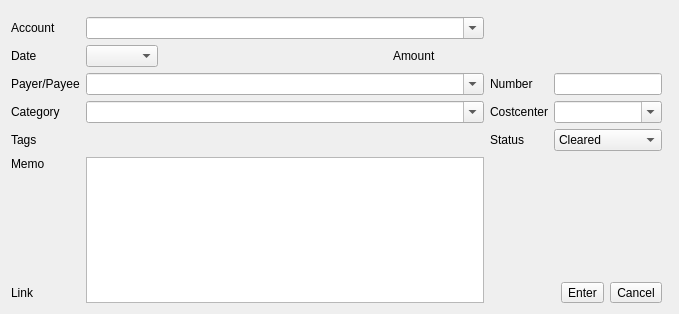
<?xml version="1.0" encoding="UTF-8"?>
<ui version="4.0">
 <class>NewTransactionEditor</class>
 <widget class="QWidget" name="NewTransactionEditor">
  <property name="geometry">
   <rect>
    <x>0</x>
    <y>0</y>
    <width>679</width>
    <height>314</height>
   </rect>
  </property>
  <layout class="QGridLayout" name="gridLayout" columnstretch="0,0,5,0,0,0">
   <item row="1" column="0">
    <widget class="QLabel" name="accountLabel">
     <property name="text">
      <string>Account</string>
     </property>
    </widget>
   </item>
   <item row="3" column="4">
    <widget class="QLineEdit" name="numberEdit">
     <property name="kmm_taborder" stdset="0">
      <bool>true</bool>
     </property>
    </widget>
   </item>
   <item row="5" column="3">
    <widget class="QLabel" name="statusLabel">
     <property name="text">
      <string>Status</string>
     </property>
    </widget>
   </item>
   <item row="2" column="2" colspan="3">
    <layout class="QHBoxLayout" name="hs3">
     <property name="spacing">
      <number>6</number>
     </property>
     <item>
      <spacer name="horizontalSpacer_3">
       <property name="orientation">
        <enum>Qt::Horizontal</enum>
       </property>
       <property name="sizeHint" stdset="0">
        <size>
         <width>40</width>
         <height>20</height>
        </size>
       </property>
      </spacer>
     </item>
     <item>
      <widget class="QLabel" name="amountLabel">
       <property name="text">
        <string>Amount</string>
       </property>
      </widget>
     </item>
     <item>
      <widget class="CreditDebitEdit" name="creditDebitEdit" native="true">
       <property name="minimumSize">
        <size>
         <width>220</width>
         <height>0</height>
        </size>
       </property>
       <property name="kmm_taborder" stdset="0">
        <bool>true</bool>
       </property>
      </widget>
     </item>
    </layout>
   </item>
   <item row="2" column="0">
    <widget class="QLabel" name="postdateLabel">
     <property name="text">
      <string>Date</string>
     </property>
    </widget>
   </item>
   <item row="5" column="1" colspan="2">
    <widget class="KTagContainer" name="tagContainer">
     <property name="focusPolicy">
      <enum>Qt::WheelFocus</enum>
     </property>
     <property name="kmm_taborder" stdset="0">
      <bool>true</bool>
     </property>
    </widget>
   </item>
   <item row="3" column="0">
    <widget class="QLabel" name="label">
     <property name="text">
      <string>Payer/Payee</string>
     </property>
    </widget>
   </item>
   <item row="6" column="1" rowspan="2" colspan="2">
    <widget class="QPlainTextEdit" name="memoEdit">
     <property name="tabChangesFocus">
      <bool>true</bool>
     </property>
     <property name="kmm_taborder" stdset="0">
      <bool>true</bool>
     </property>
    </widget>
   </item>
   <item row="7" column="3" colspan="2">
    <layout class="QHBoxLayout" name="horizontalLayout">
     <item>
      <spacer name="horizontalSpacer">
       <property name="orientation">
        <enum>Qt::Horizontal</enum>
       </property>
       <property name="sizeHint" stdset="0">
        <size>
         <width>40</width>
         <height>20</height>
        </size>
       </property>
      </spacer>
     </item>
     <item>
      <widget class="QToolButton" name="enterButton">
       <property name="text">
        <string>Enter</string>
       </property>
       <property name="toolButtonStyle">
        <enum>Qt::ToolButtonTextBesideIcon</enum>
       </property>
       <property name="kmm_taborder" stdset="0">
        <bool>true</bool>
       </property>
      </widget>
     </item>
     <item>
      <widget class="QToolButton" name="cancelButton">
       <property name="text">
        <string>Cancel</string>
       </property>
       <property name="toolButtonStyle">
        <enum>Qt::ToolButtonTextBesideIcon</enum>
       </property>
       <property name="kmm_taborder" stdset="0">
        <bool>true</bool>
       </property>
      </widget>
     </item>
    </layout>
   </item>
   <item row="1" column="1" colspan="2">
    <widget class="KMyMoneyAccountCombo" name="accountCombo">
     <property name="editable">
      <bool>true</bool>
     </property>
     <property name="kmm_taborder" stdset="0">
      <bool>true</bool>
     </property>
    </widget>
   </item>
   <item row="6" column="0">
    <widget class="QLabel" name="memoLabel">
     <property name="text">
      <string>Memo</string>
     </property>
     <property name="alignment">
      <set>Qt::AlignLeading|Qt::AlignLeft|Qt::AlignTop</set>
     </property>
    </widget>
   </item>
   <item row="6" column="4">
    <spacer name="verticalSpacer_2">
     <property name="orientation">
      <enum>Qt::Vertical</enum>
     </property>
     <property name="sizeHint" stdset="0">
      <size>
       <width>20</width>
       <height>48</height>
      </size>
     </property>
    </spacer>
   </item>
   <item row="4" column="4">
    <widget class="QComboBox" name="costCenterCombo">
     <property name="editable">
      <bool>true</bool>
     </property>
     <property name="kmm_taborder" stdset="0">
      <bool>true</bool>
     </property>
    </widget>
   </item>
   <item row="0" column="5" rowspan="8">
    <widget class="QWidget" name="rightMarginWidget" native="true">
     <property name="whatsThis">
      <string extracomment="Small widget used to make the WidgetHintFrame around the combo box visible"/>
     </property>
    </widget>
   </item>
   <item row="5" column="0">
    <widget class="QLabel" name="tagsLabel">
     <property name="text">
      <string>Tags</string>
     </property>
    </widget>
   </item>
   <item row="4" column="0">
    <widget class="QLabel" name="categoryLabel">
     <property name="text">
      <string>Category</string>
     </property>
    </widget>
   </item>
   <item row="5" column="4">
    <widget class="QComboBox" name="statusCombo">
     <property name="kmm_taborder" stdset="0">
      <bool>true</bool>
     </property>
     <item>
      <property name="text">
       <string>Cleared</string>
      </property>
     </item>
    </widget>
   </item>
   <item row="4" column="3">
    <widget class="QLabel" name="costCenterLabel">
     <property name="text">
      <string>Costcenter</string>
     </property>
    </widget>
   </item>
   <item row="3" column="3">
    <widget class="QLabel" name="numberLabel">
     <property name="text">
      <string>Number</string>
     </property>
    </widget>
   </item>
   <item row="2" column="1">
    <layout class="QHBoxLayout" name="horizontalLayout_4">
     <item>
      <widget class="KMyMoneyDateEdit" name="dateEdit">
       <property name="kmm_taborder" stdset="0">
        <bool>true</bool>
       </property>
      </widget>
     </item>
     <item>
      <spacer name="hs2">
       <property name="orientation">
        <enum>Qt::Horizontal</enum>
       </property>
       <property name="sizeHint" stdset="0">
        <size>
         <width>40</width>
         <height>20</height>
        </size>
       </property>
      </spacer>
     </item>
    </layout>
   </item>
   <item row="4" column="1" colspan="2">
    <widget class="KMyMoneyAccountCombo" name="categoryCombo">
     <property name="editable">
      <bool>true</bool>
     </property>
     <property name="iconSize">
      <size>
       <width>0</width>
       <height>0</height>
      </size>
     </property>
     <property name="kmm_taborder" stdset="0">
      <bool>true</bool>
     </property>
    </widget>
   </item>
   <item row="3" column="1" colspan="2">
    <widget class="QComboBox" name="payeeEdit">
     <property name="editable">
      <bool>true</bool>
     </property>
     <property name="kmm_taborder" stdset="0">
      <bool>true</bool>
     </property>
    </widget>
   </item>
   <item row="0" column="0" colspan="5">
    <widget class="QWidget" name="topMarginWidget" native="true">
     <property name="whatsThis">
      <string extracomment="Small widget used to make the WidgetHintFrame around the combo box visible"/>
     </property>
    </widget>
   </item>
   <item row="7" column="0">
    <widget class="QLabel" name="linkLabel">
     <property name="enabled">
      <bool>true</bool>
     </property>
     <property name="text">
      <string>Link</string>
     </property>
    </widget>
   </item>
  </layout>
 </widget>
 <customwidgets>
  <customwidget>
   <class>KDateComboBox</class>
   <extends>QComboBox</extends>
   <header>kdatecombobox.h</header>
  </customwidget>
  <customwidget>
   <class>KMyMoneyDateEdit</class>
   <extends>KDateComboBox</extends>
   <header>kmymoneydateedit.h</header>
   <container>1</container>
  </customwidget>
  <customwidget>
   <class>KMyMoneyAccountCombo</class>
   <extends>QComboBox</extends>
   <header>kmymoneyaccountcombo.h</header>
  </customwidget>
  <customwidget>
   <class>KTagContainer</class>
   <extends>QFrame</extends>
   <header>ktagcontainer.h</header>
   <container>1</container>
  </customwidget>
  <customwidget>
   <class>CreditDebitEdit</class>
   <extends>QWidget</extends>
   <header>creditdebitedit.h</header>
   <container>1</container>
  </customwidget>
 </customwidgets>
 <tabstops>
  <tabstop>accountCombo</tabstop>
  <tabstop>dateEdit</tabstop>
  <tabstop>payeeEdit</tabstop>
  <tabstop>numberEdit</tabstop>
  <tabstop>categoryCombo</tabstop>
  <tabstop>costCenterCombo</tabstop>
  <tabstop>tagContainer</tabstop>
  <tabstop>statusCombo</tabstop>
  <tabstop>memoEdit</tabstop>
  <tabstop>enterButton</tabstop>
  <tabstop>cancelButton</tabstop>
 </tabstops>
 <resources/>
 <connections/>
</ui>
